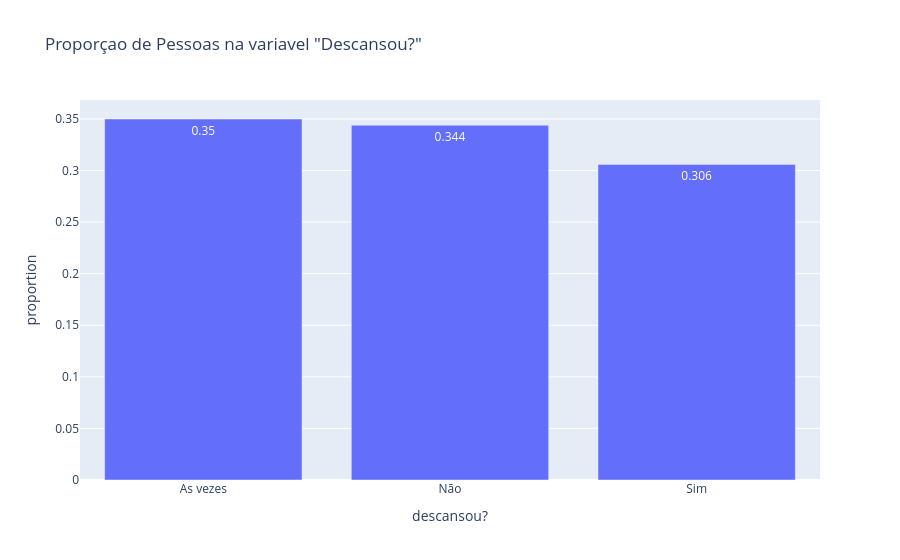

The notebook cell this image was saved under:
### Markdown cell above
57,2% do nosso dataset possui o sono desregulado segundo a metrica de que um sono ideal esta entre 8 a 6 horas, menos ou mais que isso e um problema

### Code cell
xp.bar(df_tratado['descansou?'].value_counts(normalize=True).reset_index().round(3),\
        x='descansou?', y='proportion', title='Proporçao de Pessoas na variavel "Descansou?"' , text_auto=True)

### Figure 1 — Plotly figure (JSON) as saved in the notebook; plotly's stock layout.template omitted (floating-point values rounded to 4 significant figures)
{"data": [{"hovertemplate": "descansou?=%{x}<br>proportion=%{y}<extra></extra>", "legendgroup": "", "marker": {"color": "#636efa", "pattern": {"shape": ""}}, "name": "", "orientation": "v", "showlegend": false, "textposition": "auto", "texttemplate": "%{y}", "type": "bar", "x": ["As vezes", "Não", "Sim"], "xaxis": "x", "y": [0.35, 0.344, 0.306], "yaxis": "y"}], "layout": {"barmode": "relative", "legend": {"tracegroupgap": 0}, "title": {"text": "Proporçao de Pessoas na variavel \"Descansou?\""}, "xaxis": {"anchor": "y", "domain": [0, 1], "title": {"text": "descansou?"}}, "yaxis": {"anchor": "x", "domain": [0, 1], "title": {"text": "proportion"}}}}
